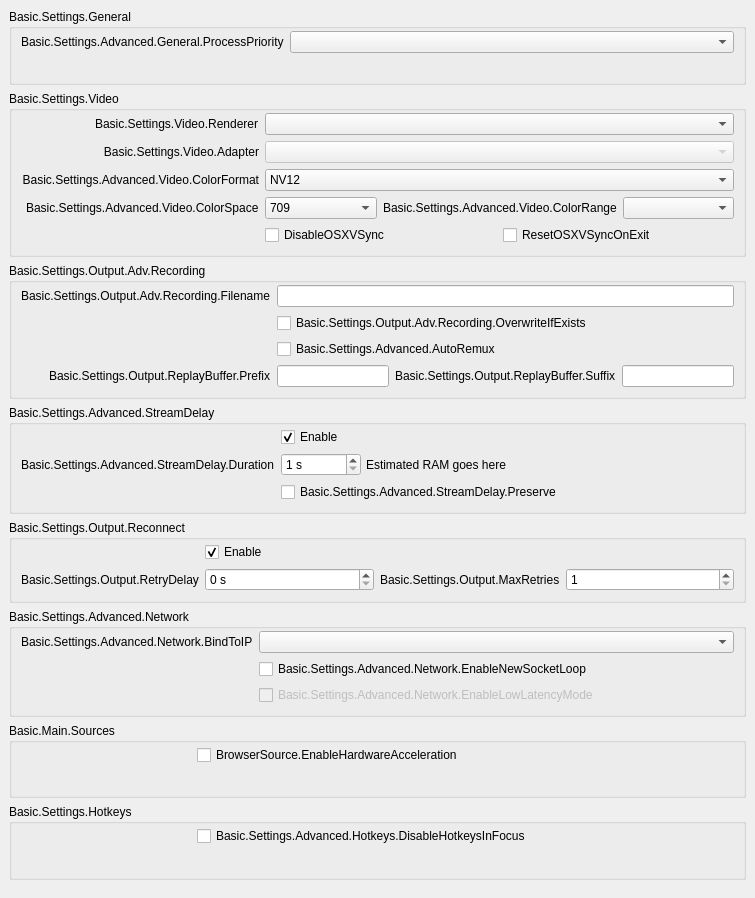
           <widget class="QWidget" name="scrollAreaWidgetContents">
            <property name="geometry">
             <rect>
              <x>0</x>
              <y>0</y>
              <width>755</width>
              <height>898</height>
             </rect>
            </property>
            <layout class="QVBoxLayout" name="verticalLayout_23">
             <property name="leftMargin">
              <number>0</number>
             </property>
             <property name="topMargin">
              <number>0</number>
             </property>
             <property name="rightMargin">
              <number>0</number>
             </property>
             <property name="bottomMargin">
              <number>9</number>
             </property>
             <item>
              <widget class="QWidget" name="widget_11" native="true">
               <layout class="QVBoxLayout" name="verticalLayout_24">
                <item>
                 <widget class="QGroupBox" name="advancedGeneralGroupBox">
                  <property name="title">
                   <string>Basic.Settings.General</string>
                  </property>
                  <layout class="QFormLayout" name="formLayout_22">
                   <property name="fieldGrowthPolicy">
                    <enum>QFormLayout::AllNonFixedFieldsGrow</enum>
                   </property>
                   <property name="labelAlignment">
                    <set>Qt::AlignRight|Qt::AlignTrailing|Qt::AlignVCenter</set>
                   </property>
                   <property name="topMargin">
                    <number>2</number>
                   </property>
                   <item row="0" column="0">
                    <widget class="QLabel" name="processPriorityLabel">
                     <property name="text">
                      <string>Basic.Settings.Advanced.General.ProcessPriority</string>
                     </property>
                     <property name="buddy">
                      <cstring>processPriority</cstring>
                     </property>
                    </widget>
                   </item>
                   <item row="0" column="1">
                    <widget class="QComboBox" name="processPriority"/>
                   </item>
                   <item row="1" column="0">
                    <spacer name="horizontalSpacer_13">
                     <property name="orientation">
                      <enum>Qt::Horizontal</enum>
                     </property>
                     <property name="sizeHint" stdset="0">
                      <size>
                       <width>170</width>
                       <height>0</height>
                      </size>
                     </property>
                    </spacer>
                   </item>
                  </layout>
                 </widget>
                </item>
                <item>
                 <widget class="QGroupBox" name="advancedVideoContainer">
                  <property name="title">
                   <string>Basic.Settings.Video</string>
                  </property>
                  <layout class="QFormLayout" name="formLayout_14">
                   <property name="fieldGrowthPolicy">
                    <enum>QFormLayout::AllNonFixedFieldsGrow</enum>
                   </property>
                   <property name="labelAlignment">
                    <set>Qt::AlignRight|Qt::AlignTrailing|Qt::AlignVCenter</set>
                   </property>
                   <property name="topMargin">
                    <number>2</number>
                   </property>
                   <item row="0" column="0">
                    <widget class="QLabel" name="rendererLabel">
                     <property name="text">
                      <string>Basic.Settings.Video.Renderer</string>
                     </property>
                     <property name="buddy">
                      <cstring>renderer</cstring>
                     </property>
                    </widget>
                   </item>
                   <item row="0" column="1">
                    <widget class="QComboBox" name="renderer">
                     <property name="currentText">
                      <string notr="true"/>
                     </property>
                    </widget>
                   </item>
                   <item row="1" column="0">
                    <widget class="QLabel" name="adapterLabel">
                     <property name="text">
                      <string>Basic.Settings.Video.Adapter</string>
                     </property>
                     <property name="alignment">
                      <set>Qt::AlignRight|Qt::AlignTrailing|Qt::AlignVCenter</set>
                     </property>
                     <property name="buddy">
                      <cstring>adapter</cstring>
                     </property>
                    </widget>
                   </item>
                   <item row="1" column="1">
                    <widget class="QComboBox" name="adapter">
                     <property name="enabled">
                      <bool>false</bool>
                     </property>
                     <property name="currentText">
                      <string notr="true"/>
                     </property>
                    </widget>
                   </item>
                   <item row="2" column="0">
                    <widget class="QLabel" name="label_30">
                     <property name="minimumSize">
                      <size>
                       <width>0</width>
                       <height>0</height>
                      </size>
                     </property>
                     <property name="text">
                      <string>Basic.Settings.Advanced.Video.ColorFormat</string>
                     </property>
                     <property name="alignment">
                      <set>Qt::AlignRight|Qt::AlignTrailing|Qt::AlignVCenter</set>
                     </property>
                     <property name="buddy">
                      <cstring>colorFormat</cstring>
                     </property>
                    </widget>
                   </item>
                   <item row="2" column="1">
                    <widget class="QComboBox" name="colorFormat">
                     <item>
                      <property name="text">
                       <string notr="true">NV12</string>
                      </property>
                     </item>
                     <item>
                      <property name="text">
                       <string notr="true">I420</string>
                      </property>
                     </item>
                     <item>
                      <property name="text">
                       <string>I444</string>
                      </property>
                     </item>
                     <item>
                      <property name="text">
                       <string notr="true">RGB</string>
                      </property>
                     </item>
                    </widget>
                   </item>
                   <item row="4" column="1">
                    <layout class="QHBoxLayout" name="horizontalLayout_18">
                     <property name="leftMargin">
                      <number>0</number>
                     </property>
                     <property name="topMargin">
                      <number>0</number>
                     </property>
                     <property name="rightMargin">
                      <number>0</number>
                     </property>
                     <property name="bottomMargin">
                      <number>0</number>
                     </property>
                     <item>
                      <widget class="QCheckBox" name="disableOSXVSync">
                       <property name="text">
                        <string>DisableOSXVSync</string>
                       </property>
                      </widget>
                     </item>
                     <item>
                      <widget class="QCheckBox" name="resetOSXVSync">
                       <property name="text">
                        <string>ResetOSXVSyncOnExit</string>
                       </property>
                      </widget>
                     </item>
                    </layout>
                   </item>
                   <item row="3" column="1">
                    <layout class="QHBoxLayout" name="horizontalLayout_20">
                     <property name="leftMargin">
                      <number>0</number>
                     </property>
                     <property name="topMargin">
                      <number>0</number>
                     </property>
                     <property name="rightMargin">
                      <number>0</number>
                     </property>
                     <property name="bottomMargin">
                      <number>0</number>
                     </property>
                     <item>
                      <widget class="QComboBox" name="colorSpace">
                       <item>
                        <property name="text">
                         <string notr="true">709</string>
                        </property>
                       </item>
                       <item>
                        <property name="text">
                         <string notr="true">601</string>
                        </property>
                       </item>
                      </widget>
                     </item>
                     <item>
                      <widget class="QLabel" name="label_34">
                       <property name="sizePolicy">
                        <sizepolicy hsizetype="Maximum" vsizetype="Preferred">
                         <horstretch>0</horstretch>
                         <verstretch>0</verstretch>
                        </sizepolicy>
                       </property>
                       <property name="text">
                        <string>Basic.Settings.Advanced.Video.ColorRange</string>
                       </property>
                       <property name="buddy">
                        <cstring>colorRange</cstring>
                       </property>
                      </widget>
                     </item>
                     <item>
                      <widget class="QComboBox" name="colorRange"/>
                     </item>
                    </layout>
                   </item>
                   <item row="3" column="0">
                    <widget class="QLabel" name="label_33">
                     <property name="text">
                      <string>Basic.Settings.Advanced.Video.ColorSpace</string>
                     </property>
                     <property name="buddy">
                      <cstring>colorSpace</cstring>
                     </property>
                    </widget>
                   </item>
                   <item row="4" column="0">
                    <spacer name="horizontalSpacer_12">
                     <property name="orientation">
                      <enum>Qt::Horizontal</enum>
                     </property>
                     <property name="sizeHint" stdset="0">
                      <size>
                       <width>170</width>
                       <height>20</height>
                      </size>
                     </property>
                    </spacer>
                   </item>
                  </layout>
                 </widget>
                </item>
                <item>
                 <widget class="QGroupBox" name="groupBox_6">
                  <property name="title">
                   <string>Basic.Settings.Output.Adv.Recording</string>
                  </property>
                  <layout class="QFormLayout" name="formLayout_17">
                   <property name="fieldGrowthPolicy">
                    <enum>QFormLayout::AllNonFixedFieldsGrow</enum>
                   </property>
                   <property name="labelAlignment">
                    <set>Qt::AlignRight|Qt::AlignTrailing|Qt::AlignVCenter</set>
                   </property>
                   <property name="topMargin">
                    <number>2</number>
                   </property>
                   <item row="0" column="0">
                    <widget class="QLabel" name="label_7">
                     <property name="text">
                      <string>Basic.Settings.Output.Adv.Recording.Filename</string>
                     </property>
                     <property name="buddy">
                      <cstring>filenameFormatting</cstring>
                     </property>
                    </widget>
                   </item>
                   <item row="0" column="1">
                    <widget class="QLineEdit" name="filenameFormatting"/>
                   </item>
                   <item row="1" column="1">
                    <widget class="QCheckBox" name="overwriteIfExists">
                     <property name="text">
                      <string>Basic.Settings.Output.Adv.Recording.OverwriteIfExists</string>
                     </property>
                    </widget>
                   </item>
                   <item row="3" column="1">
                    <layout class="QHBoxLayout" name="horizontalLayout_14">
                     <property name="leftMargin">
                      <number>0</number>
                     </property>
                     <property name="topMargin">
                      <number>0</number>
                     </property>
                     <property name="rightMargin">
                      <number>0</number>
                     </property>
                     <property name="bottomMargin">
                      <number>0</number>
                     </property>
                     <item>
                      <widget class="QLineEdit" name="simpleRBPrefix"/>
                     </item>
                     <item>
                      <widget class="QLabel" name="label_58">
                       <property name="text">
                        <string>Basic.Settings.Output.ReplayBuffer.Suffix</string>
                       </property>
                       <property name="buddy">
                        <cstring>simpleRBSuffix</cstring>
                       </property>
                      </widget>
                     </item>
                     <item>
                      <widget class="QLineEdit" name="simpleRBSuffix"/>
                     </item>
                    </layout>
                   </item>
                   <item row="3" column="0">
                    <widget class="QLabel" name="label_57">
                     <property name="text">
                      <string>Basic.Settings.Output.ReplayBuffer.Prefix</string>
                     </property>
                     <property name="buddy">
                      <cstring>simpleRBPrefix</cstring>
                     </property>
                    </widget>
                   </item>
                   <item row="1" column="0">
                    <spacer name="horizontalSpacer_10">
                     <property name="orientation">
                      <enum>Qt::Horizontal</enum>
                     </property>
                     <property name="sizeHint" stdset="0">
                      <size>
                       <width>170</width>
                       <height>20</height>
                      </size>
                     </property>
                    </spacer>
                   </item>
                   <item row="2" column="1">
                    <widget class="QCheckBox" name="autoRemux">
                     <property name="text">
                      <string>Basic.Settings.Advanced.AutoRemux</string>
                     </property>
                    </widget>
                   </item>
                   <item row="2" column="0">
                    <spacer name="horizontalSpacer_16">
                     <property name="orientation">
                      <enum>Qt::Horizontal</enum>
                     </property>
                     <property name="sizeHint" stdset="0">
                      <size>
                       <width>40</width>
                       <height>20</height>
                      </size>
                     </property>
                    </spacer>
                   </item>
                  </layout>
                 </widget>
                </item>
                <item>
                 <widget class="QGroupBox" name="groupBox_5">
                  <property name="title">
                   <string>Basic.Settings.Advanced.StreamDelay</string>
                  </property>
                  <layout class="QFormLayout" name="formLayout_18">
                   <property name="fieldGrowthPolicy">
                    <enum>QFormLayout::AllNonFixedFieldsGrow</enum>
                   </property>
                   <property name="labelAlignment">
                    <set>Qt::AlignRight|Qt::AlignTrailing|Qt::AlignVCenter</set>
                   </property>
                   <property name="topMargin">
                    <number>2</number>
                   </property>
                   <item row="1" column="0">
                    <widget class="QLabel" name="label_56">
                     <property name="text">
                      <string>Basic.Settings.Advanced.StreamDelay.Duration</string>
                     </property>
                     <property name="buddy">
                      <cstring>streamDelaySec</cstring>
                     </property>
                    </widget>
                   </item>
                   <item row="1" column="1">
                    <widget class="QWidget" name="widget_12" native="true">
                     <property name="enabled">
                      <bool>true</bool>
                     </property>
                     <layout class="QHBoxLayout" name="horizontalLayout_13">
                      <property name="spacing">
                       <number>5</number>
                      </property>
                      <property name="leftMargin">
                       <number>0</number>
                      </property>
                      <property name="topMargin">
                       <number>0</number>
                      </property>
                      <property name="rightMargin">
                       <number>0</number>
                      </property>
                      <property name="bottomMargin">
                       <number>0</number>
                      </property>
                      <item>
                       <widget class="QSpinBox" name="streamDelaySec">
                        <property name="enabled">
                         <bool>true</bool>
                        </property>
                        <property name="sizePolicy">
                         <sizepolicy hsizetype="Maximum" vsizetype="Fixed">
                          <horstretch>0</horstretch>
                          <verstretch>0</verstretch>
                         </sizepolicy>
                        </property>
                        <property name="minimumSize">
                         <size>
                          <width>80</width>
                          <height>0</height>
                         </size>
                        </property>
                        <property name="suffix">
                         <string notr="true"> s</string>
                        </property>
                        <property name="minimum">
                         <number>1</number>
                        </property>
                        <property name="maximum">
                         <number>1800</number>
                        </property>
                       </widget>
                      </item>
                      <item>
                       <widget class="QLabel" name="streamDelayInfo">
                        <property name="text">
                         <string notr="true">Estimated RAM goes here</string>
                        </property>
                       </widget>
                      </item>
                     </layout>
                    </widget>
                   </item>
                   <item row="2" column="1">
                    <widget class="QCheckBox" name="streamDelayPreserve">
                     <property name="text">
                      <string>Basic.Settings.Advanced.StreamDelay.Preserve</string>
                     </property>
                    </widget>
                   </item>
                   <item row="0" column="1">
                    <widget class="QCheckBox" name="streamDelayEnable">
                     <property name="text">
                      <string>Enable</string>
                     </property>
                     <property name="checked">
                      <bool>true</bool>
                     </property>
                    </widget>
                   </item>
                   <item row="2" column="0">
                    <spacer name="horizontalSpacer_9">
                     <property name="orientation">
                      <enum>Qt::Horizontal</enum>
                     </property>
                     <property name="sizeHint" stdset="0">
                      <size>
                       <width>170</width>
                       <height>20</height>
                      </size>
                     </property>
                    </spacer>
                   </item>
                  </layout>
                 </widget>
                </item>
                <item>
                 <widget class="QGroupBox" name="groupBox_7">
                  <property name="title">
                   <string>Basic.Settings.Output.Reconnect</string>
                  </property>
                  <layout class="QFormLayout" name="formLayout_19">
                   <property name="fieldGrowthPolicy">
                    <enum>QFormLayout::AllNonFixedFieldsGrow</enum>
                   </property>
                   <property name="labelAlignment">
                    <set>Qt::AlignRight|Qt::AlignTrailing|Qt::AlignVCenter</set>
                   </property>
                   <property name="topMargin">
                    <number>2</number>
                   </property>
                   <item row="0" column="1">
                    <widget class="QCheckBox" name="reconnectEnable">
                     <property name="text">
                      <string>Enable</string>
                     </property>
                     <property name="checked">
                      <bool>true</bool>
                     </property>
                    </widget>
                   </item>
                   <item row="1" column="1">
                    <layout class="QHBoxLayout" name="horizontalLayout_19">
                     <property name="leftMargin">
                      <number>0</number>
                     </property>
                     <property name="topMargin">
                      <number>0</number>
                     </property>
                     <property name="rightMargin">
                      <number>0</number>
                     </property>
                     <property name="bottomMargin">
                      <number>0</number>
                     </property>
                     <item>
                      <widget class="QSpinBox" name="reconnectRetryDelay">
                       <property name="suffix">
                        <string> s</string>
                       </property>
                       <property name="maximum">
                        <number>30</number>
                       </property>
                      </widget>
                     </item>
                     <item>
                      <widget class="QLabel" name="label_22">
                       <property name="sizePolicy">
                        <sizepolicy hsizetype="Maximum" vsizetype="Preferred">
                         <horstretch>0</horstretch>
                         <verstretch>0</verstretch>
                        </sizepolicy>
                       </property>
                       <property name="text">
                        <string>Basic.Settings.Output.MaxRetries</string>
                       </property>
                       <property name="buddy">
                        <cstring>reconnectMaxRetries</cstring>
                       </property>
                      </widget>
                     </item>
                     <item>
                      <widget class="QSpinBox" name="reconnectMaxRetries">
                       <property name="minimum">
                        <number>1</number>
                       </property>
                       <property name="maximum">
                        <number>10000</number>
                       </property>
                      </widget>
                     </item>
                    </layout>
                   </item>
                   <item row="1" column="0">
                    <widget class="QLabel" name="label_17">
                     <property name="text">
                      <string>Basic.Settings.Output.RetryDelay</string>
                     </property>
                     <property name="buddy">
                      <cstring>reconnectRetryDelay</cstring>
                     </property>
                    </widget>
                   </item>
                   <item row="0" column="0">
                    <spacer name="horizontalSpacer_8">
                     <property name="orientation">
                      <enum>Qt::Horizontal</enum>
                     </property>
                     <property name="sizeHint" stdset="0">
                      <size>
                       <width>170</width>
                       <height>20</height>
                      </size>
                     </property>
                    </spacer>
                   </item>
                  </layout>
                 </widget>
                </item>
                <item>
                 <widget class="QGroupBox" name="advNetworkGroupBox">
                  <property name="title">
                   <string>Basic.Settings.Advanced.Network</string>
                  </property>
                  <layout class="QFormLayout" name="formLayout_23">
                   <property name="fieldGrowthPolicy">
                    <enum>QFormLayout::AllNonFixedFieldsGrow</enum>
                   </property>
                   <property name="labelAlignment">
                    <set>Qt::AlignRight|Qt::AlignTrailing|Qt::AlignVCenter</set>
                   </property>
                   <property name="topMargin">
                    <number>2</number>
                   </property>
                   <item row="0" column="0">
                    <widget class="QLabel" name="label_27">
                     <property name="text">
                      <string>Basic.Settings.Advanced.Network.BindToIP</string>
                     </property>
                     <property name="buddy">
                      <cstring>bindToIP</cstring>
                     </property>
                    </widget>
                   </item>
                   <item row="0" column="1">
                    <widget class="QComboBox" name="bindToIP"/>
                   </item>
                   <item row="1" column="1">
                    <widget class="QCheckBox" name="enableNewSocketLoop">
                     <property name="text">
                      <string>Basic.Settings.Advanced.Network.EnableNewSocketLoop</string>
                     </property>
                    </widget>
                   </item>
                   <item row="2" column="1">
                    <widget class="QCheckBox" name="enableLowLatencyMode">
                     <property name="enabled">
                      <bool>false</bool>
                     </property>
                     <property name="text">
                      <string>Basic.Settings.Advanced.Network.EnableLowLatencyMode</string>
                     </property>
                    </widget>
                   </item>
                   <item row="1" column="0">
                    <spacer name="horizontalSpacer_7">
                     <property name="orientation">
                      <enum>Qt::Horizontal</enum>
                     </property>
                     <property name="sizeHint" stdset="0">
                      <size>
                       <width>170</width>
                       <height>20</height>
                      </size>
                     </property>
                    </spacer>
                   </item>
                  </layout>
                 </widget>
                </item>
                <item>
                 <widget class="QGroupBox" name="sourcesGroup">
                  <property name="title">
                   <string>Basic.Main.Sources</string>
                  </property>
                  <layout class="QFormLayout" name="formLayout_34">
                   <property name="topMargin">
                    <number>2</number>
                   </property>
                   <item row="0" column="0">
                    <spacer name="horizontalSpacer_15">
                     <property name="orientation">
                      <enum>Qt::Horizontal</enum>
                     </property>
                     <property name="sizeHint" stdset="0">
                      <size>
                       <width>170</width>
                       <height>20</height>
                      </size>
                     </property>
                    </spacer>
                   </item>
                   <item row="0" column="1">
                    <widget class="QCheckBox" name="browserHWAccel">
                     <property name="text">
                      <string>BrowserSource.EnableHardwareAcceleration</string>
                     </property>
                    </widget>
                   </item>
                  </layout>
                 </widget>
                </item>
                <item>
                 <widget class="QGroupBox" name="groupBox_17">
                  <property name="title">
                   <string>Basic.Settings.Hotkeys</string>
                  </property>
                  <layout class="QFormLayout" name="formLayout_33">
                   <property name="topMargin">
                    <number>2</number>
                   </property>
                   <item row="0" column="1">
                    <widget class="QCheckBox" name="disableFocusHotkeys">
                     <property name="text">
                      <string>Basic.Settings.Advanced.Hotkeys.DisableHotkeysInFocus</string>
                     </property>
                    </widget>
                   </item>
                   <item row="0" column="0">
                    <spacer name="horizontalSpacer_14">
                     <property name="orientation">
                      <enum>Qt::Horizontal</enum>
                     </property>
                     <property name="sizeHint" stdset="0">
                      <size>
                       <width>170</width>
                       <height>20</height>
                      </size>
                     </property>
                    </spacer>
                   </item>
                  </layout>
                 </widget>
                </item>
               </layout>
              </widget>
             </item>
            </layout>
           </widget>
